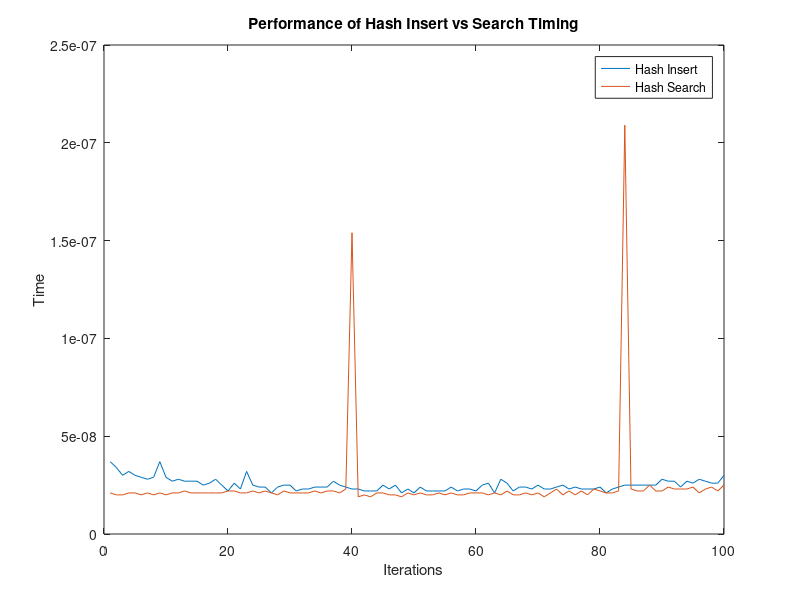

Here is the MATLAB script that generated this plot:
clc 
close all 
clear all

Hash = csvread('insert_search_performance_hash_dataSetA.csv');
col1 = Hash(1, :);
col2 = Hash(3, :);
x = 1:1:100;
plot(x, col1)
hold on
plot(x, col2)
xlabel('Iterations');
ylabel('Time');
title('Performance of Hash Insert vs Search Timing');
legend('Hash Insert', 'Hash Search');